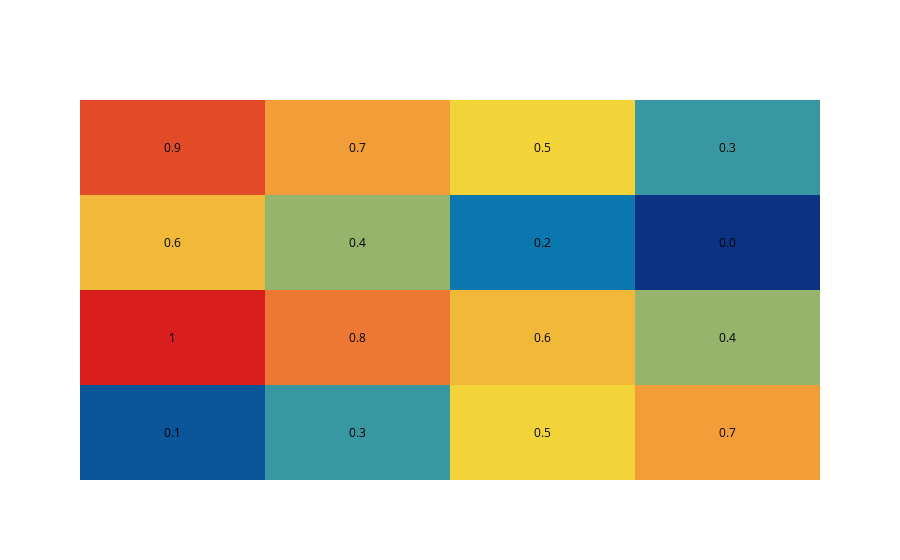

Here is the notebook cell this chart was saved with:
### Markdown cell above
https://plot.ly/python/annotated_heatmap/

### Code cell
# call it in every cell (each is an iframe)
configure_plotly_browser_state()

import plotly.plotly as py
import plotly.figure_factory as ff

z = [[.1, .3, .5, .7],  
     [1, .8, .6, .4],
     [.6, .4, .2, .0],  
     [.9, .7, .5, .3]] 

fig = ff.create_annotated_heatmap(z, colorscale='Portland')
iplot(fig, filename='annotated_heatmap_color')

### Figure 1 — Plotly figure (JSON) as saved in the notebook; plotly's stock layout.template omitted (floating-point values rounded to 4 significant figures)
{"data": [{"uid": "a14f8dfd-b222-4afd-a26e-60b3f7b23d67", "colorscale": "Portland", "reversescale": false, "showscale": false, "z": [[0.1, 0.3, 0.5, 0.7], [1, 0.8, 0.6, 0.4], [0.6, 0.4, 0.2, 0], [0.9, 0.7, 0.5, 0.3]], "type": "heatmap"}], "layout": {"annotations": [{"xref": "x", "yref": "y", "text": "0.1", "y": 0, "x": 0, "font": {"color": "#000000"}, "showarrow": false}, {"xref": "x", "yref": "y", "text": "0.3", "y": 0, "x": 1, "font": {"color": "#000000"}, "showarrow": false}, {"xref": "x", "yref": "y", "text": "0.5", "y": 0, "x": 2, "font": {"color": "#000000"}, "showarrow": false}, {"xref": "x", "yref": "y", "text": "0.7", "y": 0, "x": 3, "font": {"color": "#000000"}, "showarrow": false}, {"xref": "x", "yref": "y", "text": "1", "y": 1, "x": 0, "font": {"color": "#000000"}, "showarrow": false}, {"xref": "x", "yref": "y", "text": "0.8", "y": 1, "x": 1, "font": {"color": "#000000"}, "showarrow": false}, {"xref": "x", "yref": "y", "text": "0.6", "y": 1, "x": 2, "font": {"color": "#000000"}, "showarrow": false}, {"xref": "x", "yref": "y", "text": "0.4", "y": 1, "x": 3, "font": {"color": "#000000"}, "showarrow": false}, {"xref": "x", "yref": "y", "text": "0.6", "y": 2, "x": 0, "font": {"color": "#000000"}, "showarrow": false}, {"xref": "x", "yref": "y", "text": "0.4", "y": 2, "x": 1, "font": {"color": "#000000"}, "showarrow": false}, {"xref": "x", "yref": "y", "text": "0.2", "y": 2, "x": 2, "font": {"color": "#000000"}, "showarrow": false}, {"xref": "x", "yref": "y", "text": "0.0", "y": 2, "x": 3, "font": {"color": "#000000"}, "showarrow": false}, {"xref": "x", "yref": "y", "text": "0.9", "y": 3, "x": 0, "font": {"color": "#000000"}, "showarrow": false}, {"xref": "x", "yref": "y", "text": "0.7", "y": 3, "x": 1, "font": {"color": "#000000"}, "showarrow": false}, {"xref": "x", "yref": "y", "text": "0.5", "y": 3, "x": 2, "font": {"color": "#000000"}, "showarrow": false}, {"xref": "x", "yref": "y", "text": "0.3", "y": 3, "x": 3, "font": {"color": "#000000"}, "showarrow": false}], "xaxis": {"showticklabels": false, "gridcolor": "rgb(0, 0, 0)", "side": "top", "ticks": ""}, "yaxis": {"showticklabels": false, "ticks": "", "ticksuffix": "  "}}}
